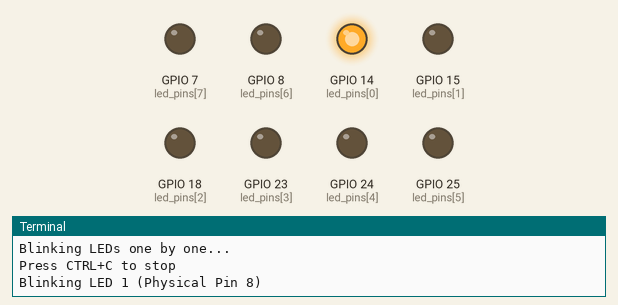
Simulated run of this program. Board: Raspberry Pi (BCM pin numbers). On the bench: output pins drawn as LEDs (lit = HIGH), the last lines printed to the terminal.

Above: at 0.2 s.
At 1.4 s:
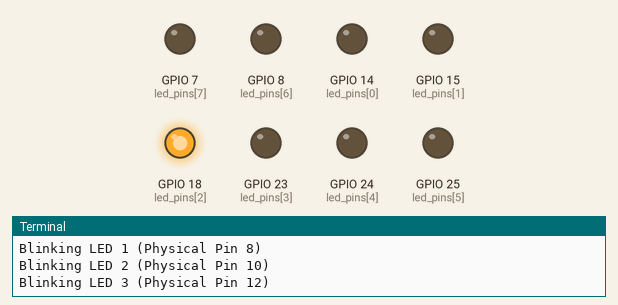
At 2.0 s:
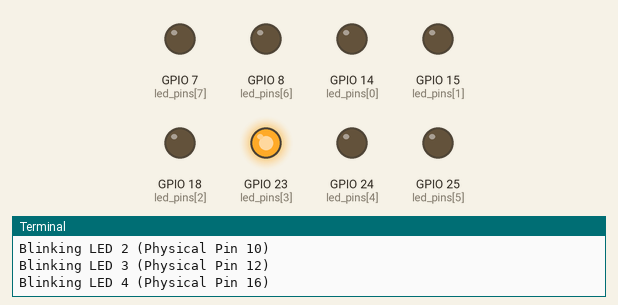
At 2.6 s:
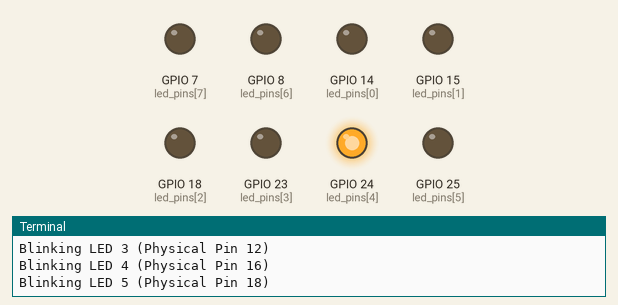
At 3.8 s:
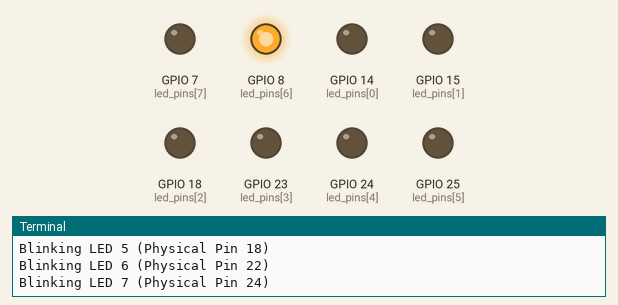
At 5.6 s:
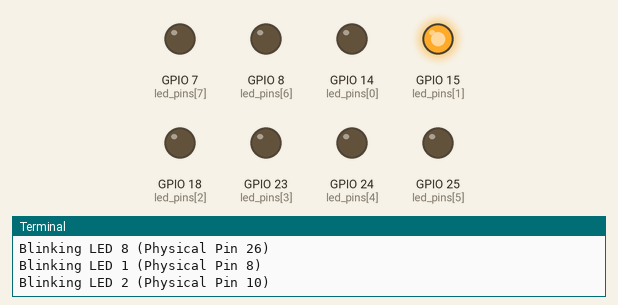
Timing chart, 0 to 6.2 s (numbered marks = the images above):
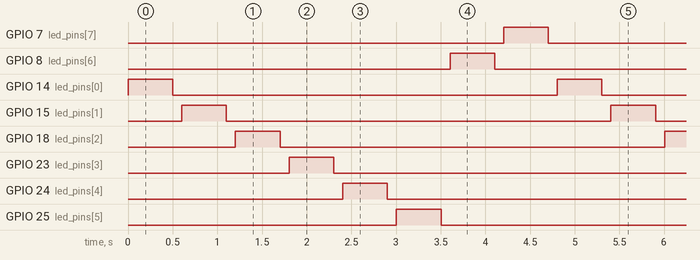

Measured:
- by itself, GPIO 7 (led_pins[7]), GPIO 8 (led_pins[6]), GPIO 14 (led_pins[0]), GPIO 15 (led_pins[1]), GPIO 18 (led_pins[2]), GPIO 23 (led_pins[3]), GPIO 24 (led_pins[4]), GPIO 25 (led_pins[5]): alternates HIGH for 0.50 s and LOW for 4.3 s
- by itself, everything shown: repeats every 4.8 s, in 16 steps

The program:

led_rack_test.py
```python
import RPi.GPIO as GPIO
import time

# Use BCM numbering
GPIO.setmode(GPIO.BCM)
GPIO.setwarnings(False)

# --- PIN MAPPING ---
# Physical Pin -> BCM Number
# Pin 8  -> GPIO 14
# Pin 10 -> GPIO 15
# Pin 12 -> GPIO 18
# Pin 16 -> GPIO 23
# Pin 18 -> GPIO 24
# Pin 22 -> GPIO 25
# Pin 24 -> GPIO 8
# Pin 26 -> GPIO 7

# The list of LED pins
led_pins = [14, 15, 18, 23, 24, 25, 8, 7]

# --- HELPER FUNCTION (Moved to Top) ---
def pin_to_physical(bcm):
    mapping = {14:8, 15:10, 18:12, 23:16, 24:18, 25:22, 8:24, 7:26}
    return mapping.get(bcm, "?")

print("--- LED SEQUENCE TEST ---")
print("Blinking LEDs one by one...")
print("Press CTRL+C to stop")

# 1. Setup all pins as OUTPUT and turn them OFF immediately
for pin in led_pins:
    GPIO.setup(pin, GPIO.OUT)
    GPIO.output(pin, GPIO.LOW)

try:
    while True:
        # Loop through each LED in the list
        for i, pin in enumerate(led_pins):
            print(f"Blinking LED {i+1} (Physical Pin {pin_to_physical(pin)})")

            # Turn ON
            GPIO.output(pin, GPIO.HIGH)
            time.sleep(0.5) # ON for 0.5s

            # Turn OFF
            GPIO.output(pin, GPIO.LOW)
            time.sleep(0.1) # OFF for 0.1s

except KeyboardInterrupt:
    print("\nStopping... Turning off all LEDs.")
    GPIO.cleanup()
```
